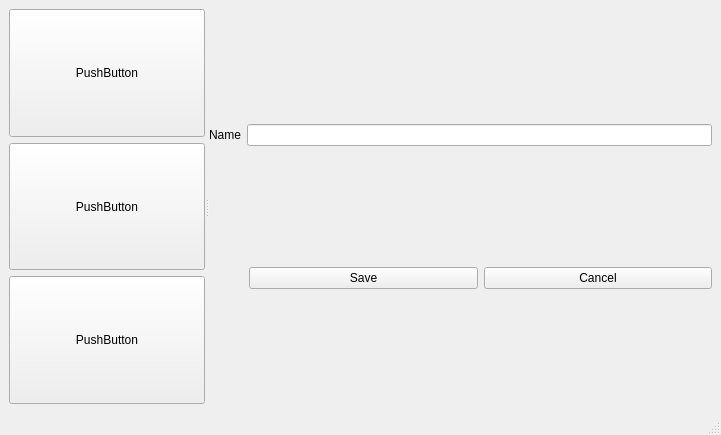
<?xml version="1.0" encoding="UTF-8"?>
<ui version="4.0">
 <class>MainWindow</class>
 <widget class="QMainWindow" name="MainWindow">
  <property name="geometry">
   <rect>
    <x>0</x>
    <y>0</y>
    <width>721</width>
    <height>435</height>
   </rect>
  </property>
  <property name="windowTitle">
   <string>MainWindow</string>
  </property>
  <widget class="QWidget" name="centralwidget">
   <layout class="QHBoxLayout" name="horizontalLayout_3">
    <item>
     <widget class="QSplitter" name="splitter">
      <property name="orientation">
       <enum>Qt::Orientation::Horizontal</enum>
      </property>
      <widget class="QWidget" name="">
       <layout class="QVBoxLayout" name="verticalLayout_2">
        <item>
         <widget class="QPushButton" name="pushButton_3">
          <property name="sizePolicy">
           <sizepolicy hsizetype="Minimum" vsizetype="Preferred">
            <horstretch>0</horstretch>
            <verstretch>0</verstretch>
           </sizepolicy>
          </property>
          <property name="text">
           <string>PushButton</string>
          </property>
         </widget>
        </item>
        <item>
         <widget class="QPushButton" name="pushButton_4">
          <property name="sizePolicy">
           <sizepolicy hsizetype="Minimum" vsizetype="Preferred">
            <horstretch>0</horstretch>
            <verstretch>0</verstretch>
           </sizepolicy>
          </property>
          <property name="text">
           <string>PushButton</string>
          </property>
         </widget>
        </item>
        <item>
         <widget class="QPushButton" name="pushButton_5">
          <property name="sizePolicy">
           <sizepolicy hsizetype="Minimum" vsizetype="Preferred">
            <horstretch>0</horstretch>
            <verstretch>0</verstretch>
           </sizepolicy>
          </property>
          <property name="text">
           <string>PushButton</string>
          </property>
         </widget>
        </item>
       </layout>
      </widget>
      <widget class="QWidget" name="">
       <layout class="QVBoxLayout" name="verticalLayout">
        <item>
         <layout class="QHBoxLayout" name="horizontalLayout">
          <item>
           <widget class="QLabel" name="label">
            <property name="text">
             <string>Name</string>
            </property>
            <property name="buddy">
             <cstring>lineEdit</cstring>
            </property>
           </widget>
          </item>
          <item>
           <widget class="QLineEdit" name="lineEdit"/>
          </item>
         </layout>
        </item>
        <item>
         <layout class="QHBoxLayout" name="horizontalLayout_2">
          <item>
           <spacer name="horizontalSpacer">
            <property name="orientation">
             <enum>Qt::Orientation::Horizontal</enum>
            </property>
            <property name="sizeType">
             <enum>QSizePolicy::Policy::Preferred</enum>
            </property>
            <property name="sizeHint" stdset="0">
             <size>
              <width>40</width>
              <height>20</height>
             </size>
            </property>
           </spacer>
          </item>
          <item>
           <widget class="QPushButton" name="pushButton">
            <property name="text">
             <string>Save</string>
            </property>
           </widget>
          </item>
          <item>
           <widget class="QPushButton" name="pushButton_2">
            <property name="text">
             <string>Cancel</string>
            </property>
           </widget>
          </item>
         </layout>
        </item>
       </layout>
      </widget>
     </widget>
    </item>
   </layout>
  </widget>
  <widget class="QMenuBar" name="menubar">
   <property name="geometry">
    <rect>
     <x>0</x>
     <y>0</y>
     <width>721</width>
     <height>21</height>
    </rect>
   </property>
  </widget>
  <widget class="QStatusBar" name="statusbar"/>
 </widget>
 <resources/>
 <connections/>
</ui>
